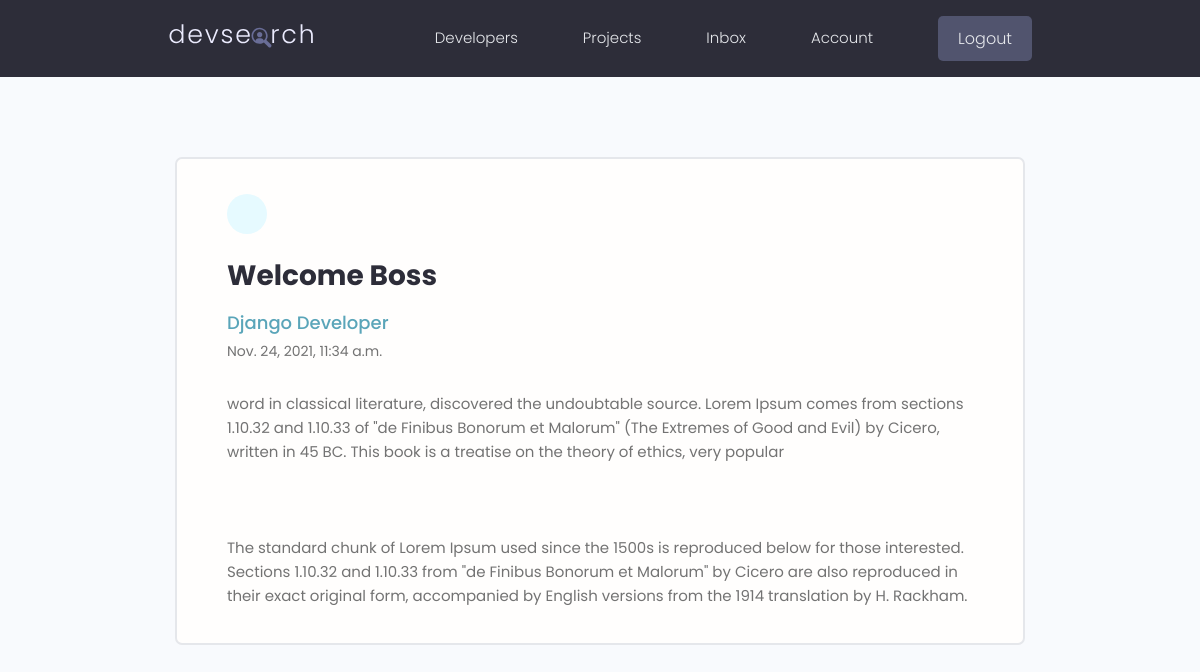
Screenshot of /message/29ee0c9d-4d21-45da-9865-e287e757594d/ (signed in) with the database file from the repository.
### users/models.py (models this page shows, shortened)
class Message(models.Model):
    sender = models.ForeignKey(Profile,on_delete=models.SET_NULL, null=True,blank=True)
    recipient = models.ForeignKey(Profile,on_delete=models.SET_NULL, null=True,blank=True, related_name="messages")
    name = models.CharField(max_length=200,null=True,blank=True)
    email = models.EmailField(max_length=200,null=True,blank=True)
    subject = models.CharField(max_length=200,null=True,blank=True)
    body = models.TextField()
    is_read = models.BooleanField(default=False,null=True)
    created = models.DateTimeField(auto_now_add=True)
    id = models.UUIDField(default=uuid.uuid4,unique= True,primary_key= True,editable= False)
    class Meta:
        ordering = ['is_read','-created']

### users/views.py (the view)
# urls.py: path('message/<str:pk>/',views.viewMessage, name="message"),
@login_required(login_url='login')
def viewMessage(request,pk):
    profile =request.user.profile
    message = profile.messages.get(id=pk)
    if message.is_read == False:
        message.is_read = True
        message.save()
    context ={'message':message}
    return render(request,'users/message.html',context)

### users/templates/users/message.html (shortened to what this page needs)
{% extends 'main.html' %}
{% block content %}
  <main class="messagePage my-xl">
    <div class="content-box">
      <div class="message">
        <a class="backButton" href="{% url 'inbox' %}"></a>
        <h2 class="message__subject">{{message.subject}}</h4>
          {% if message.sender %}
          <a href="{% url 'user-profile' message.sender.id %}" class="message__author">{{message.name}}</a>
          {% else %}
          <p class="message__author">{{message.name}}</p>
          {% endif %}
          <p class="message__date">{{message.created}}</p>
          <div class="message__body">{{message.body|linebreaksbr}}</div>
      </div>
    </div>
  </main>
{% endblock %}

### static/styles/app.css (style rules this page uses)
:root { --color-sub: #2d2d39; }
.content-box { width: 95%; max-width: 85rem; margin: 0 auto; }
.message { padding: 2.5rem 0; }
.message > a { display: flex; gap: 1rem; }
.message__author, .message__date { flex-basis: 25%; }
.message__subject { flex-basis: 50%; }
.message__date { text-align: right; }
.messagePage .message { list-style: none; background: var(--color-white); padding: 3.5rem 5rem; border: 2px solid var(--color-light); border-radius: 0.7rem; }
.messagePage .message__subject { font-size: 2.8rem; color: var(--color-sub); margin-bottom: 1rem; margin-top: 2rem; }
.messagePage .message__author { font-size: 1.8rem; font-weight: 500; }
.messagePage .message__date { font-size: 1.4rem; font-weight: 400; text-align: left; margin-bottom: 3rem; }
.backButton { background: var(--color-main-light); color: var(--color-main); width: 4rem; height: 4rem; display: flex; align-items: center; justify-content: center; border-radius: 50%; }

### static/uikit/styles/modules/_variables.css (style rules this page uses)
:root { --color-main: #5aa5b9; --color-main-light: #e6faff; --color-sub: #3f4156; --color-sub-light: #51546e; --color-sub-lighter: #ededfd; --color-text: #737373; --color-gray: #8b8b8b; --color-light: #e5e7eb; --color-light-gray: #767676; --color-bg: #f8fafd; --color-white: #fffefd; --color-white-light: #f3f3f3; --color-success: #359e64; --color-success-bg: #def8e8; --color-error: #fc4b0b; --color-error-bg: #fff2ee; --font-base: 'Poppins', arial, helvetica, 'Segoe UI', roboto, ubuntu, sans-serif; --font-monospace: 'Fira Code', 'Courier New', courier, monospace; --font-regular: 300; --font-medium: 500; --font-bold: 700; --generic-shadow: 1px 1px 5px #00000010; --generic-transition: all 0.3s ease-in-out; }

### static/uikit/styles/modules/_base.css (style rules this page uses)
* { margin: 0; padding: 0; box-sizing: border-box; text-rendering: optimizeLegibility; color: inherit; font-size: inherit; }
html { font-size: 50%; }
@media only screen and (min-width: 480px) { html { font-size: 56.25%; } }
@media only screen and (min-width: 1200px) { html { font-size: 62.5%; } }
body { line-height: 1.6; font-weight: 400; font-size: 1.5rem; color: var(--color-text); background-color: var(--color-bg); min-height: 100vh; }

### static/uikit/styles/modules/_typography.css (style rules this page uses)
* { font-family: var(--font-base); }
h2 { font-size: 3.6rem; font-weight: var(--font-bold); }
p, span, strong { font-size: 1.6rem; color: var(--color-text); font-weight: var(--font-regular); }
a { padding-bottom: 2px; text-decoration: none; display: inline-block; color: var(--color-main); font-weight: var(--font-medium); }

### static/uikit/styles/modules/_utilities.css (style rules this page uses)
.my-xl { margin: 8rem auto; }

### rows the page displays
Message: subject "Welcome Boss", name "Django Developer", created "Nov. 24, 2021, 11:34 a.m.", body "word in classical literature, discovered the undoubtable source. Lorem Ipsum comes from sections 1.10.32 and 1.10.33 of \"de Finibus Bonorum et Malorum\" (The Extremes of Good and Evil) by Cicero, written in 45 BC. This book is a treatise on the theory of ethics, very popular The standard chunk of Lorem Ipsum used since the 1500s is reproduced below for those interested. Sections 1.10.32 and 1.10.33 from \"de Finibus Bonorum et Malorum\" by Cicero are also reproduced in their exact original form, accompanied by English versions from the 1914 translation by H. Rackham."
